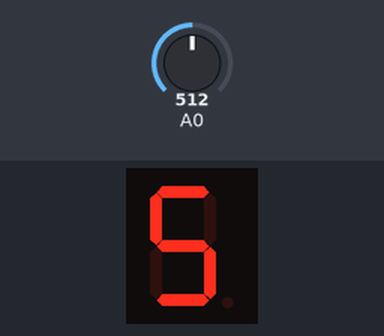
This sketch was run on a simulated Arduino Uno, built with avr-gcc and run on an emulated ATmega328P. Shown: 1-digit seven-segment display. Wiring (inferred from the names in the program): 1-digit 7-segment display, segments lit when HIGH: segments pin 7, pin 6, pin 4, pin 2, pin 1, pin 9, pin 10. Inputs (shaded band) come from the test bench; at power-on: A0 = 512. The segment pins are drawn as the display they are named for.

Above: at 1.2 s.
1.3 s: A0 set to 490
At 1.7 s:
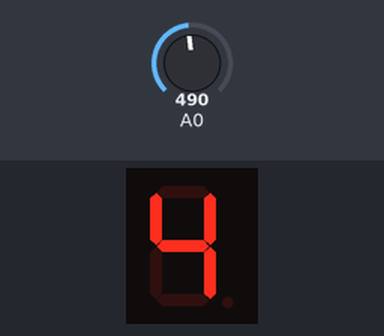
2.8 s: A0 set to 306
At 4.0 s:
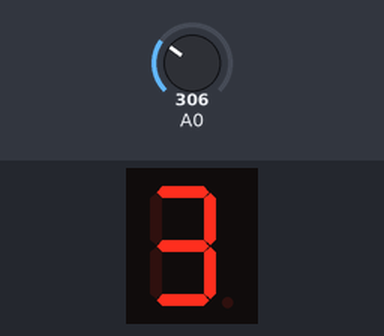
4.3 s: A0 set to 290
At 5.2 s:
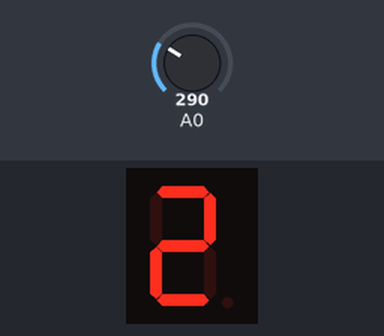
Timing chart, 0 to 7.3 s (numbered marks = the images above; inputs shaded):
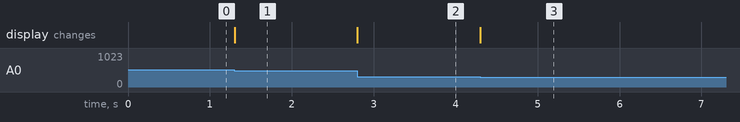

The sketch:

digi.ino
```cpp
int a = 7; // declare the variables
int b = 6;
int c = 4;
int d = 2;
int e = 1;
int f = 9;
int g = 10;
int value;
void setup()
{
  pinMode(a, OUTPUT);
  pinMode(b, OUTPUT);
  pinMode(c, OUTPUT);
  pinMode(d, OUTPUT);
  pinMode(e, OUTPUT);
  pinMode(f, OUTPUT);
  pinMode(g, OUTPUT);

}
void loop(){

  int i;
  value=analogRead(A0);
  Serial.println(value);
  if(value<100)
  {

    i=0;
    RakamGoster(i);
  }
    else if(value<200)
  {
    i=1;
    RakamGoster(i);
  }
   else if(value<300)
  {
    i=2;
    RakamGoster(i);
  }
   else if(value<400)
  {
    i=3;
    RakamGoster(i);
  }
   else if(value<500)
  {
    i=4;
    RakamGoster(i);
  }
   else if(value<600)
  {

    i=5;
    RakamGoster(i);
  }
   else if(value<700)
  {

    i=6;
    RakamGoster(i);
  }
   else if(value<800)
  {
    i=7;
    RakamGoster(i);
  }
   else if(value<900)
  {

    i=8;
    RakamGoster(i);
  }
  else  if(value<1000)
  {

    i=9;
    RakamGoster(i);
  }
}
void RakamGoster(int rakam){
  switch(rakam){
    case 0 :
      digitalWrite(a,HIGH);
      digitalWrite(b,HIGH);
      digitalWrite(c,HIGH);
      digitalWrite(d,HIGH);
      digitalWrite(e,HIGH);
      digitalWrite(f,HIGH);
      digitalWrite(g,LOW);
      break;
    case 1:
      digitalWrite(a,LOW);
      digitalWrite(b,HIGH);
      digitalWrite(c,HIGH);
      digitalWrite(d,LOW);
      digitalWrite(e,LOW);
      digitalWrite(f,LOW);
      digitalWrite(g,LOW);
      break;
    case 2:
      digitalWrite(a,HIGH);
      digitalWrite(b,HIGH);
      digitalWrite(c,LOW);
      digitalWrite(d,HIGH);
      digitalWrite(e,HIGH);
      digitalWrite(f,LOW);
      digitalWrite(g,HIGH);
      break;
    case 3:
      digitalWrite(a,HIGH);
      digitalWrite(b,HIGH);
      digitalWrite(c,HIGH);
      digitalWrite(d,HIGH);
      digitalWrite(e,LOW);
      digitalWrite(f,LOW);
      digitalWrite(g,HIGH);
      break;
    case 4:
      digitalWrite(a,LOW);
      digitalWrite(b,HIGH);
      digitalWrite(c,HIGH);
      digitalWrite(d,LOW);
      digitalWrite(e,LOW);
      digitalWrite(f,HIGH);
      digitalWrite(g,HIGH);
      break;
    case 5:
      digitalWrite(a,HIGH);
      digitalWrite(b,LOW);
      digitalWrite(c,HIGH);
      digitalWrite(d,HIGH);
      digitalWrite(e,LOW);
      digitalWrite(f,HIGH);
      digitalWrite(g,HIGH);
      break;
    case 6:
      digitalWrite(a,HIGH);
      digitalWrite(b,LOW);
      digitalWrite(c,HIGH);
      digitalWrite(d,HIGH);
      digitalWrite(e,HIGH);
      digitalWrite(f,HIGH);
      digitalWrite(g,HIGH);
      break;
    case 7:
      digitalWrite(a,HIGH);
      digitalWrite(b,HIGH);
      digitalWrite(c,HIGH);
      digitalWrite(d,LOW);
      digitalWrite(e,LOW);
      digitalWrite(f,LOW);
      digitalWrite(g,LOW);
      break;
    case 8:
      digitalWrite(a,HIGH);
      digitalWrite(b,HIGH);
      digitalWrite(c,HIGH);
      digitalWrite(d,HIGH);
      digitalWrite(e,HIGH);
      digitalWrite(f,HIGH);
      digitalWrite(g,HIGH);
      break;
    case 9:
      digitalWrite(a,HIGH);
      digitalWrite(b,HIGH);
      digitalWrite(c,HIGH);
      digitalWrite(d,HIGH);
      digitalWrite(e,LOW);
      digitalWrite(f,HIGH);
      digitalWrite(g,HIGH);
      break;
  }
}
```

Measured:
- after the input at 1.3 s, the display: changes at once (image 1)
- after the input at 2.8 s, the display: changes at once (image 2)
- after the input at 4.3 s, the display: changes at once (image 3)
